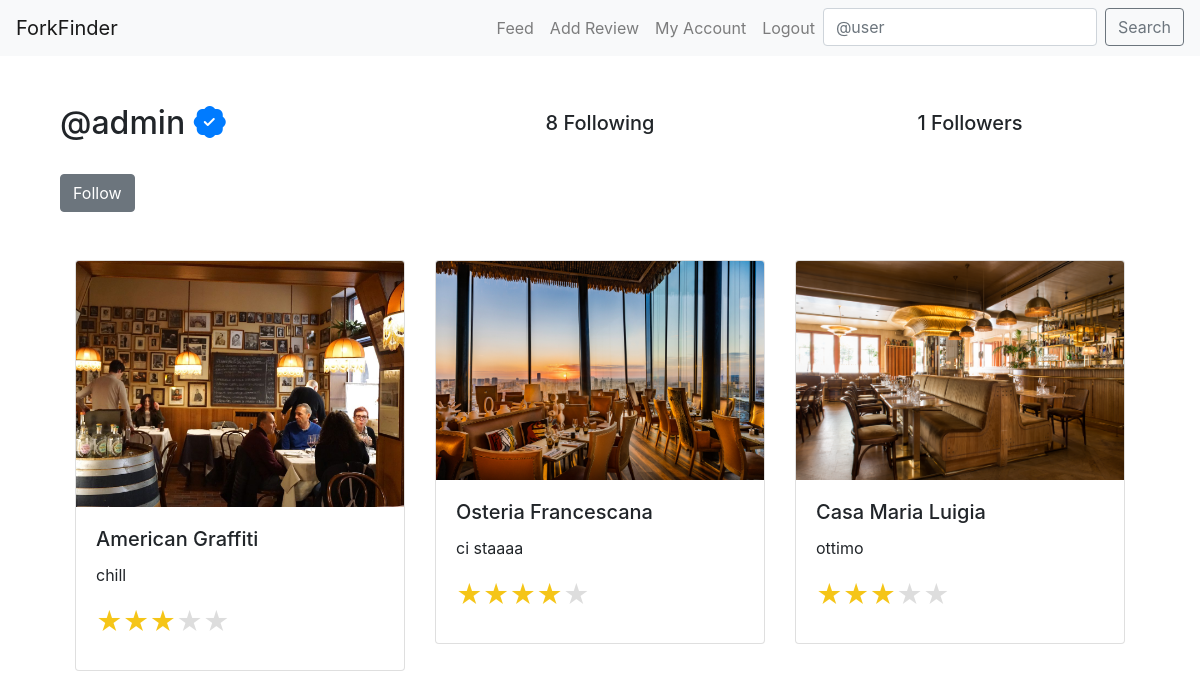
Screenshot of /profile/71/ with the database file from the repository.
### core/models.py (models this page shows, shortened)
class Profile(models.Model):
    USER_TYPE_CHOICES = (
        ('regular', 'Regular User'),
        ('critic', 'Culinary Critic'),
    )
    user = models.OneToOneField(User, on_delete=models.CASCADE)
    user_type = models.CharField(max_length=20, choices=USER_TYPE_CHOICES, default='regular')
    follows = models.ManyToManyField(
        "self",
        related_name="followed_by",
        symmetrical=False,
        blank=True
    )
    latitude = models.DecimalField(max_digits=9, decimal_places=6, null=True, blank=True)
    longitude = models.DecimalField(max_digits=9, decimal_places=6, null=True, blank=True)
    favorite_reviews = models.ManyToManyField('Review', related_name='favorited_by_profiles', blank=True)
    def is_culinary_critic(self):
        return self.user_type == 'critic'

class Review(models.Model):
    user = models.ForeignKey(User, related_name="reviews", on_delete=models.CASCADE)
    restaurant = models.ForeignKey(Restaurant, on_delete=models.CASCADE)
    body = models.CharField(max_length=255)
    rating = models.PositiveSmallIntegerField()
    taste_rating = models.PositiveSmallIntegerField(blank=True, null=True)
    presentation_rating = models.PositiveSmallIntegerField(blank=True, null=True)
    service_rating = models.PositiveSmallIntegerField(blank=True, null=True)
    photo = models.ImageField(upload_to='media/review_photos/')
    is_featured = models.BooleanField(default=False)
    created_at = models.DateTimeField(auto_now_add=True)

class Restaurant(models.Model):
    place_id = models.CharField(max_length=255, unique=True)
    name = models.CharField(max_length=60)
    address = models.CharField(max_length=120,blank=True,null=True)
    longitude = models.CharField(max_length=255)
    latitude = models.CharField(max_length=255)

### core/views.py (the view, shortened to what this page needs)
# urls.py: path("profile/<int:pk>/", profile_view, name="profile"),
def profile_view(request,pk):
    profile = Profile.objects.get(pk=pk)
    return render(request, "profile.html", {"profile": profile})

### templates/profile.html (shortened to what this page needs)
{% extends "base.html" %}
{% block content %}
<div class="container">
    <div class="row align-items-center mb-4">
        <div class="col-md-4">
            <h2>@{{ profile.user.username }}
                {% if profile.is_culinary_critic %}
                    <i class="bi bi-patch-check-fill text-primary" title="Verified"></i>
                {% endif %}
            </h2>
        </div>
        <div class="col-md-4 text-center">
            <h5>{{ profile.follows.count }} Following</h5>
        </div>
        <div class="col-md-4 text-center">
            <h5>{{ profile.followed_by.count }} Followers</h5>
        </div>
    </div>
    <form method="post" class="mb-4">
        <div class="btn-group" role="group" aria-label="Basic example">
            {% if profile in user.profile.follows.all %}
                <button type="button" class="btn btn-secondary" disabled>Following</button>
                <button type="submit" class="btn btn-secondary" name="follow" value="unfollow">Unfollow</button>
            {% else %}
                <button type="submit" class="btn btn-secondary" name="follow" value="follow">Follow</button>
            {% endif %}
        </div>
    </form>
    <div class="tab-content" id="myTabContent" >
        <div class="tab-pane fade show active" id="my-reviews" role="tabpanel" aria-labelledby="my-reviews-tab">
            <div class="container">
                <br>
                <div class="row">
                    {% for review in profile.user.reviews.all %}
                    <div class="col-md-4 mb-3">
                        <div class="card">
                            <img src="{{ review.photo.url }}" class="card-img-top" alt="Restaurant Photo">
                            <div class="card-body">
                                <h5 class="card-title">{{ review.restaurant.name }}</h5>
                                <p class="card-text">{{ review.body }}</p>
                                <p class="card-text">
                                    <small class="text-muted">
                                        <span class="star-rating">
                                            {% for i in "54321" %}
                                                <label style="color: {% if i|add:0 <= review.rating %}#f5c518{% else %}#ddd{% endif %};">&#9733;</label>
                                            {% endfor %}
                                        </span>
                                    </small>
                                </p>
                            </div>
                        </div>
                    </div>
                    {% endfor %}
                </div>
            </div>
        </div>
    </div>
</div>
{% endblock %}

### templates/base.html (style rules this page uses)
.star-rating { display: flex; flex-direction: row-reverse; justify-content: flex-end; }
.star-rating label { font-size: 2em; color: #ddd; cursor: pointer; }

### rows the page displays
Profile: user.username "admin", follows.count "8", followed_by.count "1"
Review: photo (picture), restaurant.name "American Graffiti", body "chill"
Review: photo (picture), restaurant.name "Osteria Francescana", body "ci staaaa"
Review: photo (picture), restaurant.name "Casa Maria Luigia", body "ottimo"
